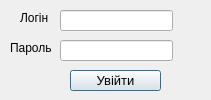
<?xml version="1.0" encoding="UTF-8"?>
<ui version="4.0">
 <class>loginWindow</class>
 <widget class="QDialog" name="loginWindow">
  <property name="geometry">
   <rect>
    <x>0</x>
    <y>0</y>
    <width>211</width>
    <height>100</height>
   </rect>
  </property>
  <property name="windowTitle">
   <string>Dialog</string>
  </property>
  <widget class="QPushButton" name="signIn">
   <property name="geometry">
    <rect>
     <x>70</x>
     <y>70</y>
     <width>91</width>
     <height>21</height>
    </rect>
   </property>
   <property name="font">
    <font>
     <pointsize>10</pointsize>
    </font>
   </property>
   <property name="text">
    <string>Увійти</string>
   </property>
  </widget>
  <widget class="QLabel" name="loginLable">
   <property name="geometry">
    <rect>
     <x>20</x>
     <y>10</y>
     <width>41</width>
     <height>16</height>
    </rect>
   </property>
   <property name="text">
    <string>Логін</string>
   </property>
  </widget>
  <widget class="QLabel" name="passLable">
   <property name="geometry">
    <rect>
     <x>10</x>
     <y>40</y>
     <width>51</width>
     <height>16</height>
    </rect>
   </property>
   <property name="text">
    <string>Пароль</string>
   </property>
  </widget>
  <widget class="QLineEdit" name="login">
   <property name="geometry">
    <rect>
     <x>60</x>
     <y>10</y>
     <width>113</width>
     <height>21</height>
    </rect>
   </property>
  </widget>
  <widget class="QLineEdit" name="pass">
   <property name="geometry">
    <rect>
     <x>60</x>
     <y>40</y>
     <width>113</width>
     <height>21</height>
    </rect>
   </property>
   <property name="inputMethodHints">
    <set>Qt::ImhHiddenText|Qt::ImhNoAutoUppercase|Qt::ImhNoPredictiveText|Qt::ImhSensitiveData</set>
   </property>
   <property name="echoMode">
    <enum>QLineEdit::Password</enum>
   </property>
  </widget>
 </widget>
 <resources/>
 <connections/>
</ui>
